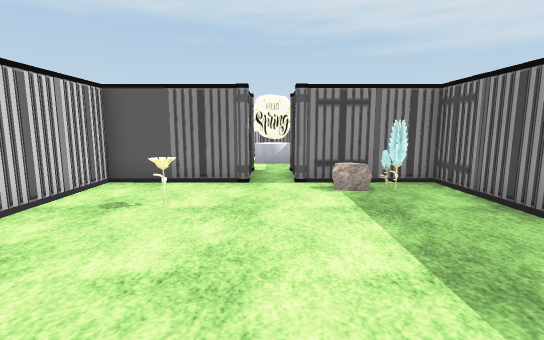
View 1 (above)

20 first-person views from a walk through a Unity game level. The camera is 1.4 m above the floor, tilts 8° down and sees 85° across. Doors are open. The floor is counted in squares, 1 m on a side. Each view is taken from the middle of a square. On the plan, view 1 faces up. The plan holds only what a view shows up to about 14 squares ahead; the rest is blank. The place goes on beyond the plan. The player character is not drawn. Some surface patterns are stand-ins.

View 2
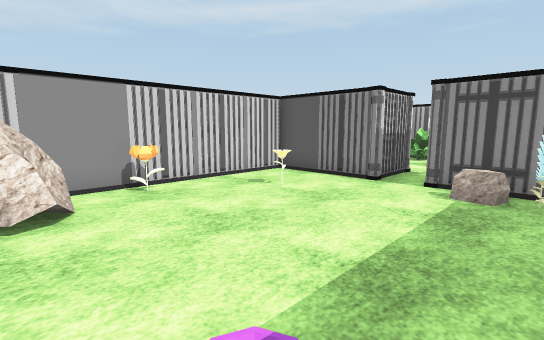

View 3
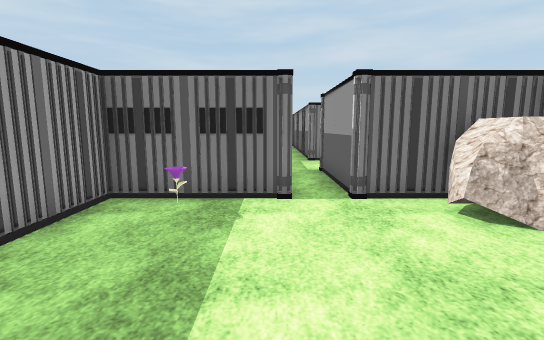

View 4
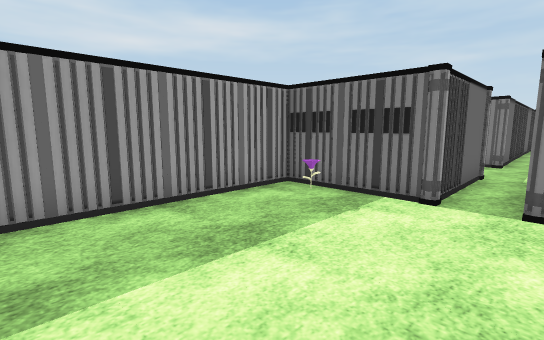

View 5
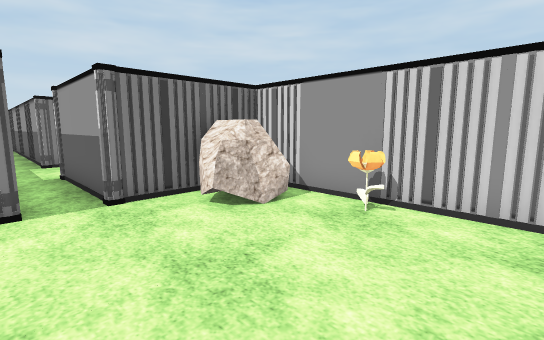

View 6
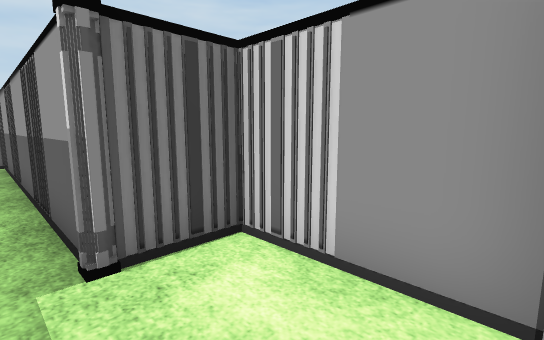

View 7
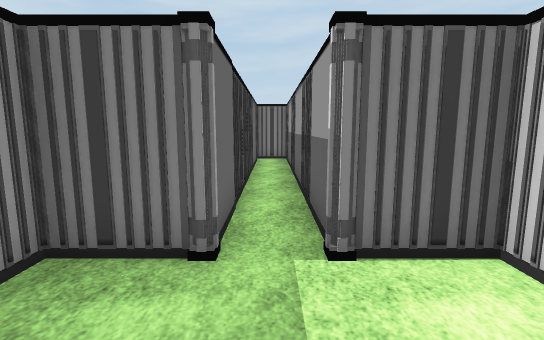

View 8
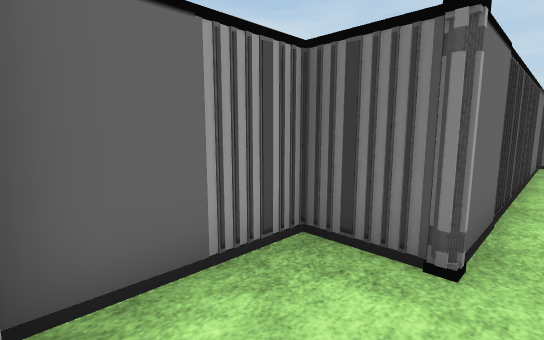

View 9
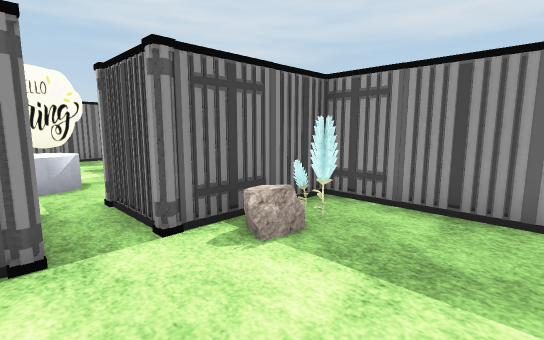

View 10
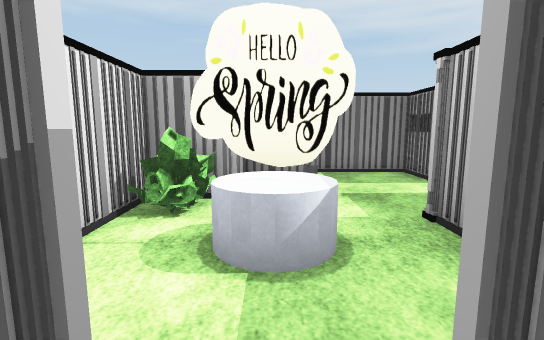

View 11
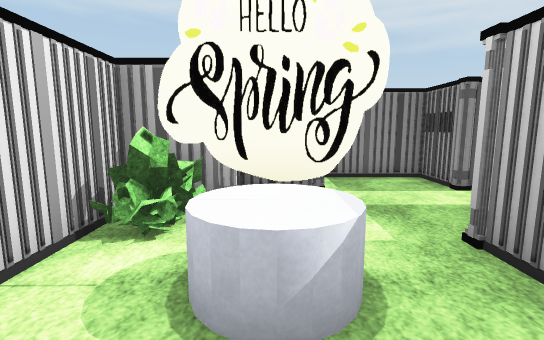

View 12
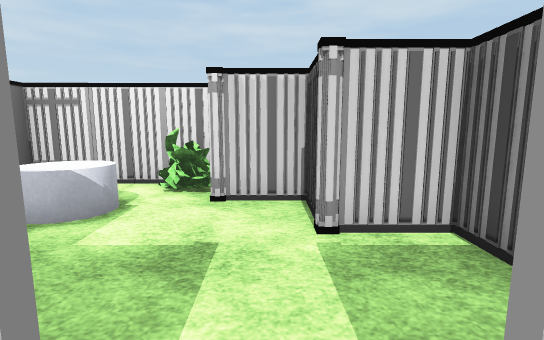

View 13
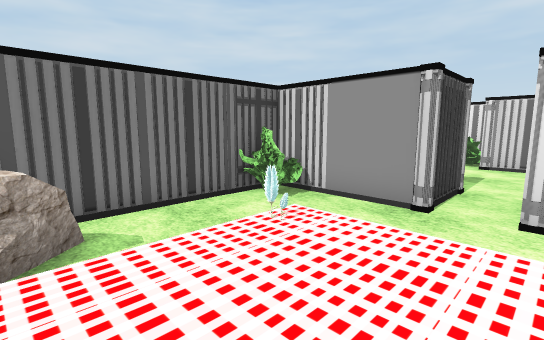

View 14
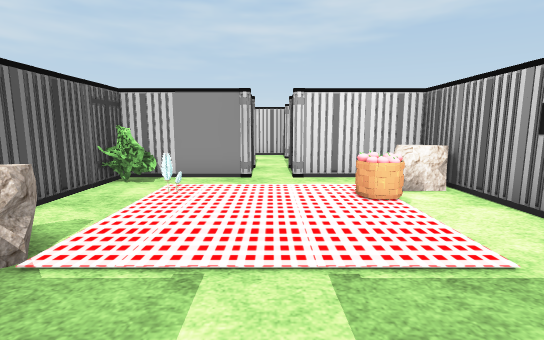

View 15
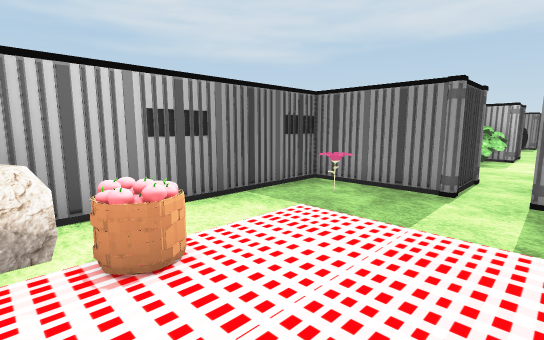

View 16
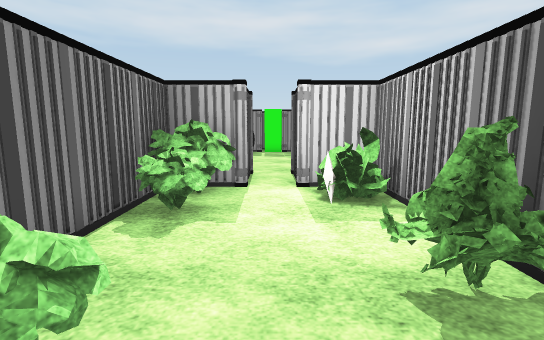

View 17
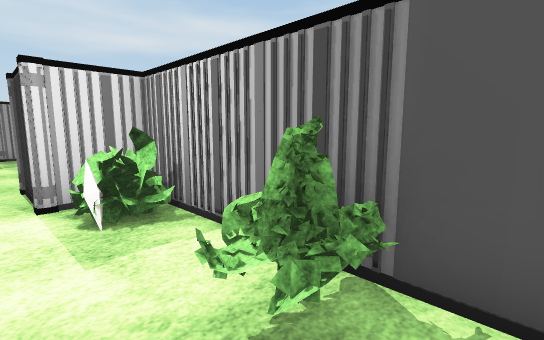

View 18
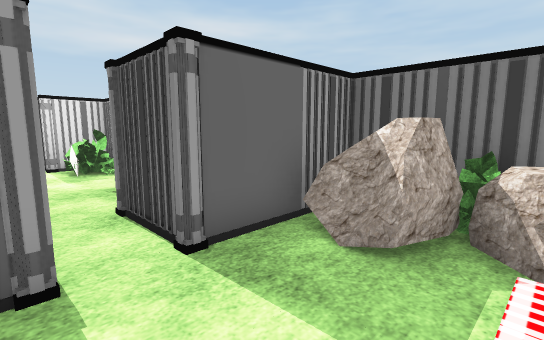

View 19
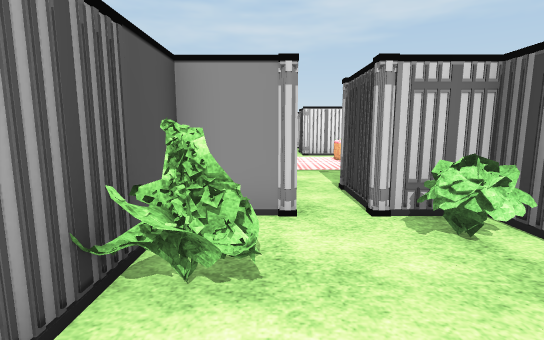

View 20
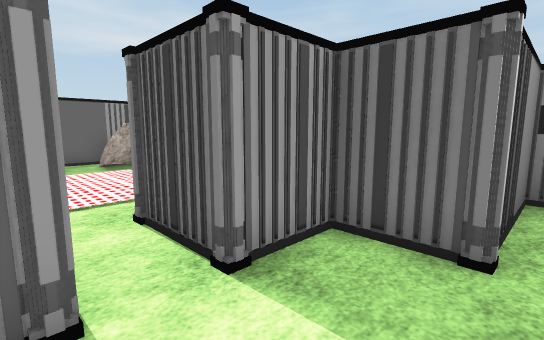

### Floor plan
Ten units are one square. View 1 is at (0, 0); x grows to the right and y downward. Boxes are objects, and circles mark ways between rooms. Rooms are numbered by the first view taken in them; rooms with no view inside come last. Other rooms are left out.
<svg viewBox="-48 -208 308 402">
<path fill="none" stroke="#000" d="M-18 -5 -24 7M-30 -4 -23 -2M-35 -9 -29 -5 -20 -5 -23 2M-34 -3 -29 -2M-7 -77 -43 -77 -43 9 -7 9 -7 50M6 51 6 9 43 9 43 -77 6 -77M-19 -5 -19 -1M-32 -10 -29 -7 -20 -7M-34 -12 -28 -7M22 -63 17 -63M-35 -10 -20 -8M23 -65 17 -66M6 81 25 81 25 50M-25 50 -25 81 -7 81M25 -99 25 -135 43 -135 43 -153M-7 -100 -7 -77M43 -166 43 -185 11 -185 11 -166 -7 -166 -7 -149 -25 -149 -25 -99 -20 -99M6 -77 6 -100M132 -135 137 -132M131 -133 135 -138M134 -136 138 -133 146 -133M128 -127 132 -140M133 -132 137 -131M130 -126 134 -139M75 -117 150 -117M151 -166 151 -203 65 -203 65 -166 43 -166M43 -153 65 -153 65 -116M151 -120 151 -153M118 -133 119 -133M121 -135 130 -126M120 -134 128 -127M86 -190 80 -188M110 -128 118 -134M112 -128 116 -132 118 -133 132 -126M132 -139 138 -139M84 -198 85 -189M135 -138 145 -138M83 -200 86 -190 81 -188M137 -135 148 -135M151 -153 173 -153 173 -135 241 -135 241 -153 255 -153M255 -166 241 -166 241 -185 173 -185 173 -166 151 -166M-7 81 -7 164M6 164 6 81M-7 164 -7 189 6 189 6 164"/>
<rect x="-25" y="-55" width="10" height="10" fill="#bbb"><title>flower</title></rect>
<rect x="15" y="-5" width="10" height="10" fill="#bbb"><title>flower</title></rect>
<rect x="25" y="-75" width="10" height="10" fill="#bbb"><title>flower</title></rect>
<rect x="-25" y="-145" width="20" height="10" fill="#bbb"><title>bush</title></rect>
<rect x="-15" y="-135" width="30" height="20" fill="#bbb"><title>cylinder</title></rect>
<rect x="65" y="-135" width="10" height="20" fill="#bbb"><title>bush</title></rect>
<rect x="85" y="-145" width="10" height="10" fill="#bbb"><title>flower</title></rect>
<rect x="85" y="-185" width="10" height="10" fill="#bbb"><title>basket</title></rect>
<rect x="135" y="-195" width="10" height="10" fill="#bbb"><title>flower</title></rect>
<rect x="175" y="-185" width="20" height="20" fill="#bbb"><title>bush</title></rect>
<rect x="185" y="-155" width="20" height="20" fill="#bbb"><title>bush</title></rect>
<rect x="215" y="-185" width="10" height="20" fill="#bbb"><title>bush</title></rect>
<rect x="225" y="-155" width="10" height="20" fill="#bbb"><title>bush</title></rect>
<rect x="225" y="-185" width="20" height="20" fill="#bbb"><title>bush</title></rect>
<circle cx="0" cy="40" r="3" fill="#2a7"/>
<circle cx="0" cy="-80" r="3" fill="#2a7"/>
<circle cx="0" cy="90" r="3" fill="#2a7"/>
<circle cx="40" cy="-160" r="3" fill="#2a7"/>
<circle cx="150" cy="-160" r="3" fill="#2a7"/>
<circle cx="0" cy="165" r="3" fill="#2a7"/>
<text x="0" y="-30">1</text>
<text x="0" y="60">2</text>
<text x="10" y="-130">3</text>
<text x="100" y="-160">4</text>
<text x="200" y="-160">5</text>
<text x="0" y="120">6</text>
<text x="0" y="180">7</text>
</svg>
Room 1 opens to room 2. Room 1 opens to room 3. Room 2 opens to room 6. Room 3 opens to room 4. Room 4 opens to room 5. Room 6 opens to room 7.

Where each view was taken, in squares from view 1:
view 1: 0 up, 0 right, facing up
view 2: 0 up, 3 right, facing up-left
view 3: 5 up, 1 right, facing down
view 4: 5 up, 1 left, facing down-right
view 5: 5 up, 1 right, facing down-left
view 6: 5 down, 0 right, facing down-left
view 7: 5 down, 0 right, facing down
view 8: 5 down, 0 right, facing down-right
view 9: 4 up, 1 left, facing up-right
view 10: 9 up, 0 right, facing up
view 11: 10 up, 0 right, facing up
view 12: 16 up, 5 right, facing left
view 13: 17 up, 12 right, facing down-left
view 14: 16 up, 15 right, facing left
view 15: 15 up, 8 right, facing up-right
view 16: 16 up, 17 right, facing right
view 17: 16 up, 18 right, facing down-right
view 18: 17 up, 12 right, facing down-right
view 19: 15 up, 22 right, facing left
view 20: 17 up, 2 right, facing down-right
